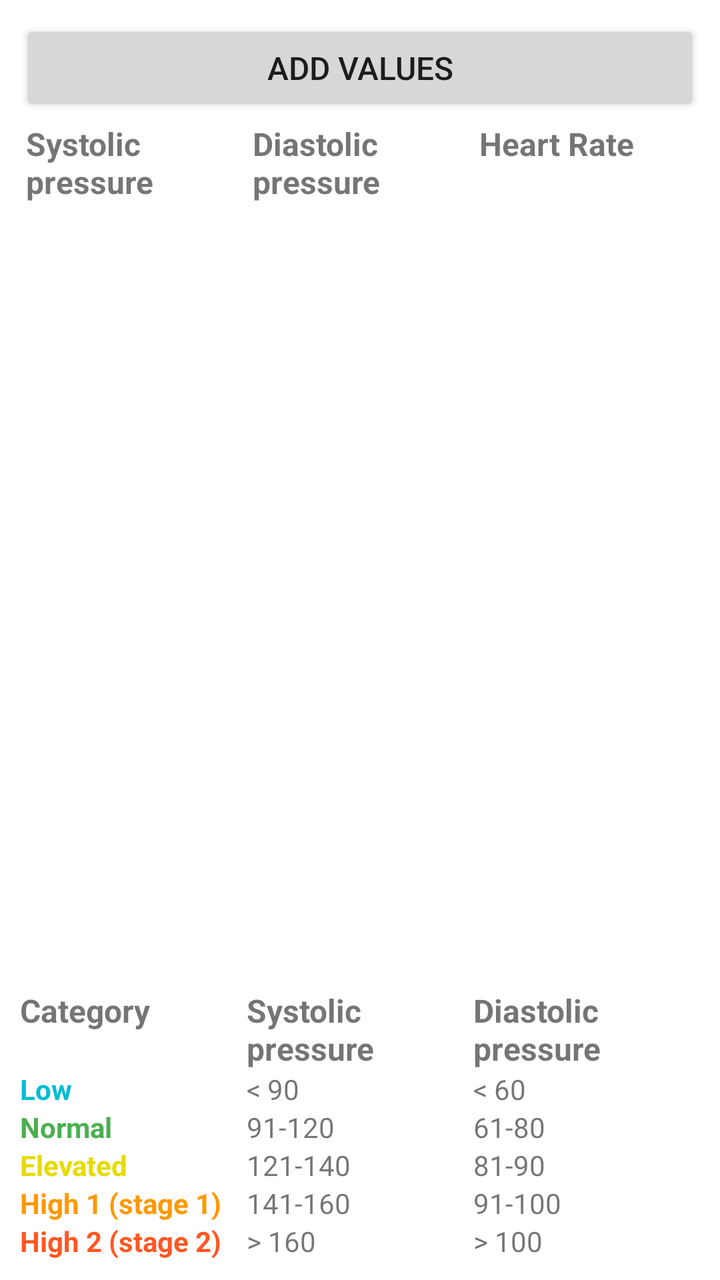
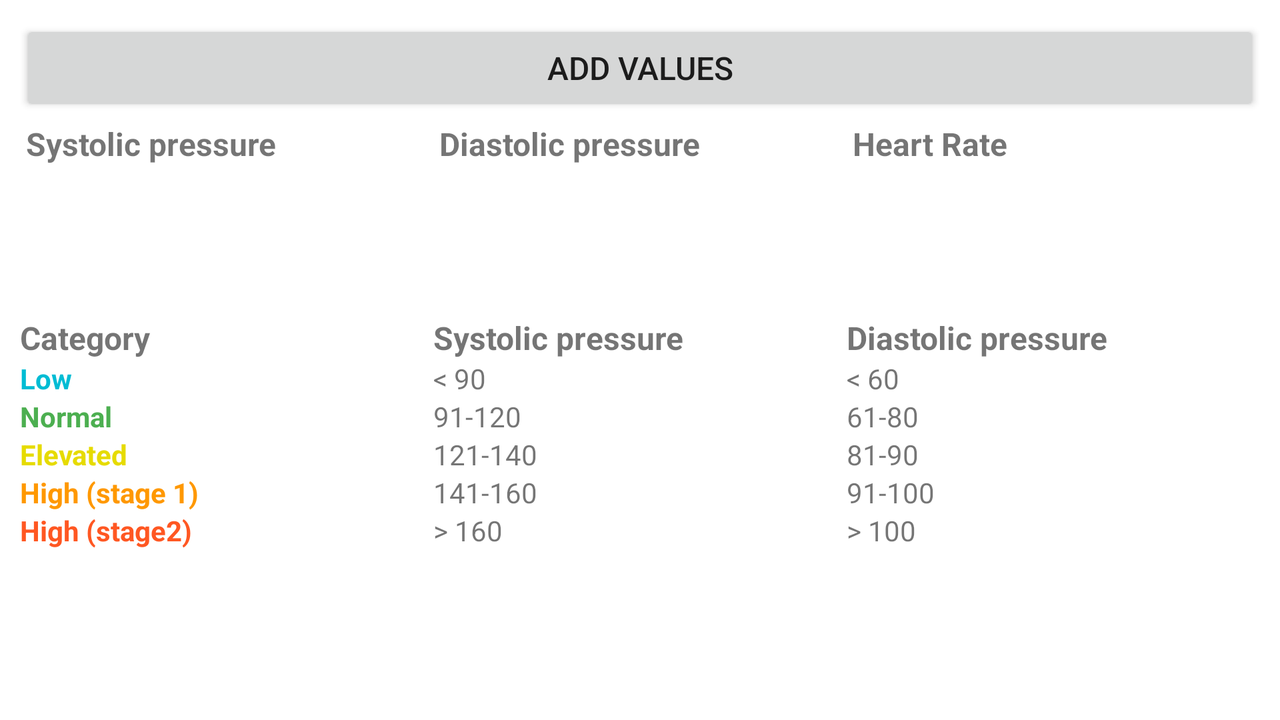

One screen, two layout resources from the same app: the default and the author's alternative for another configuration. Each is rendered where Android would select it; the XML of both is given below.
<!-- AndroidManifest.xml: application theme Theme.BottomNavigationBar -->
<!-- res/layout/fragment_add.xml -->
<?xml version="1.0" encoding="utf-8"?>
<FrameLayout xmlns:android="http://schemas.android.com/apk/res/android"
    xmlns:tools="http://schemas.android.com/tools"
    android:layout_width="match_parent"
    android:layout_height="match_parent"
    tools:context=".AddFragment">

    <LinearLayout
        xmlns:app="http://schemas.android.com/apk/res-auto"
        xmlns:tools="http://schemas.android.com/tools"
        android:layout_width="match_parent"
        android:layout_height="match_parent"
        android:orientation="vertical"
        android:paddingLeft="10dp"
        android:paddingTop="10dp"
        android:paddingEnd="10dp"
        android:paddingRight="10dp"
        android:paddingBottom="10dp"
        tools:context=".AddActivity">

        <Button
            android:id="@+id/qr_button"
            android:layout_width="match_parent"
            android:layout_height="wrap_content"
            android:gravity="center"
            android:text="Add values"
            android:textSize="16sp" />

        <LinearLayout
            android:layout_width="fill_parent"
            android:layout_height="wrap_content"
            android:orientation="horizontal"
            android:weightSum="3">

            <TextView
                android:id="@+id/systolic_pressure"
                android:text="Systolic pressure"
                style="@style/style_tv_add"/>

            <TextView
                android:id="@+id/diastolic_pressure"
                android:text="Diastolic pressure"
                style="@style/style_tv_add" />

            <TextView
                android:id="@+id/rate"
                android:text="Heart Rate"
                style="@style/style_tv_add"/>

        </LinearLayout>

        <LinearLayout
            android:layout_width="match_parent"
            android:layout_height="wrap_content"
            android:layout_weight="0"
            android:orientation="horizontal"
            android:weightSum="3">

            <TextView
                android:id="@+id/systolic_value"
                style="@style/new_values"/>

            <TextView
                android:id="@+id/diastolic_value"
                style="@style/new_values"/>

            <TextView
                android:id="@+id/rate_value"
                style="@style/new_values"/>

        </LinearLayout>


        <TextView
            android:id="@+id/result"
            android:layout_width="match_parent"
            android:layout_height="wrap_content"
            android:layout_weight="1"
            android:paddingTop="15dp"
            android:textAlignment="center"
            android:textSize="24sp" />

        <LinearLayout
            android:layout_width="match_parent"
            android:layout_height="wrap_content"
            android:orientation="horizontal">

            <TextView
                android:id="@+id/category"
                android:layout_width="0dp"
                android:layout_height="wrap_content"
                android:layout_weight="1"
                android:text="Category"
                android:textSize="16sp"
                android:textStyle="bold" />

            <TextView
                android:id="@+id/systolic"
                android:layout_width="0dp"
                android:layout_height="wrap_content"
                android:layout_weight="1"
                android:text="Systolic pressure"
                android:textSize="16sp"
                android:textStyle="bold" />

            <TextView
                android:id="@+id/diastolic"
                android:layout_width="0dp"
                android:layout_height="wrap_content"
                android:layout_weight="1"
                android:text="Diastolic pressure"
                android:textSize="16sp"
                android:textStyle="bold" />
        </LinearLayout>

        <LinearLayout
            android:layout_width="match_parent"
            android:layout_height="wrap_content"
            android:layout_weight="0"
            android:orientation="horizontal">

            <TextView
                android:id="@+id/cat1"
                android:layout_width="0dp"
                android:layout_height="wrap_content"
                android:layout_weight="1"
                android:text="Low"
                android:textColor="#00BCD4"
                android:textStyle="bold" />

            <TextView
                android:id="@+id/sys1"
                android:layout_width="0dp"
                android:layout_height="wrap_content"
                android:layout_weight="1"
                android:text="&lt; 90" />

            <TextView
                android:id="@+id/dia1"
                android:layout_width="0dp"
                android:layout_height="wrap_content"
                android:layout_weight="1"
                android:text="&lt; 60" />
        </LinearLayout>

        <LinearLayout
            android:layout_width="match_parent"
            android:layout_height="wrap_content"
            android:layout_weight="0"
            android:orientation="horizontal">

            <TextView
                android:id="@+id/cat2"
                android:layout_width="0dp"
                android:layout_height="wrap_content"
                android:layout_weight="1"
                android:text="Normal"
                android:textColor="#4CAF50"
                android:textStyle="bold" />

            <TextView
                android:id="@+id/sys2"
                android:layout_width="0dp"
                android:layout_height="wrap_content"
                android:layout_weight="1"
                android:text="91-120" />

            <TextView
                android:id="@+id/dia2"
                android:layout_width="0dp"
                android:layout_height="wrap_content"
                android:layout_weight="1"
                android:text="61-80" />
        </LinearLayout>

        <LinearLayout
            android:layout_width="match_parent"
            android:layout_height="wrap_content"
            android:layout_weight="0"
            android:orientation="horizontal">

            <TextView
                android:id="@+id/cat3"
                android:layout_width="0dp"
                android:layout_height="wrap_content"
                android:layout_weight="1"
                android:text="Elevated"
                android:textColor="#E6DB00"
                android:textStyle="bold" />

            <TextView
                android:id="@+id/sys3"
                android:layout_width="0dp"
                android:layout_height="wrap_content"
                android:layout_weight="1"
                android:text="121-140" />

            <TextView
                android:id="@+id/dia3"
                android:layout_width="0dp"
                android:layout_height="wrap_content"
                android:layout_weight="1"
                android:text="81-90" />
        </LinearLayout>

        <LinearLayout
            android:layout_width="match_parent"
            android:layout_height="wrap_content"
            android:layout_weight="0"
            android:orientation="horizontal">

            <TextView
                android:id="@+id/cat4"
                android:layout_width="0dp"
                android:layout_height="match_parent"
                android:layout_weight="1"
                android:text="High 1 (stage 1)"
                android:textColor="#FF9800"
                android:textStyle="bold" />

            <TextView
                android:id="@+id/sys4"
                android:layout_width="0dp"
                android:layout_height="wrap_content"
                android:layout_weight="1"
                android:text="141-160" />

            <TextView
                android:id="@+id/dia4"
                android:layout_width="0dp"
                android:layout_height="wrap_content"
                android:layout_weight="1"
                android:text="91-100" />
        </LinearLayout>

        <LinearLayout
            android:layout_width="match_parent"
            android:layout_height="wrap_content"
            android:layout_weight="0"
            android:orientation="horizontal">

            <TextView
                android:id="@+id/cat5"
                android:layout_width="0dp"
                android:layout_height="wrap_content"
                android:layout_weight="1"
                android:text="High 2 (stage 2)"
                android:textColor="#FF5722"
                android:textStyle="bold" />

            <TextView
                android:id="@+id/sys5"
                android:layout_width="0dp"
                android:layout_height="wrap_content"
                android:layout_weight="1"
                android:text="&gt; 160" />

            <TextView
                android:id="@+id/dia5"
                android:layout_width="0dp"
                android:layout_height="wrap_content"
                android:layout_weight="1"
                android:text="&gt; 100" />
        </LinearLayout>
    </LinearLayout>
</FrameLayout>
<!-- resources referenced by this layout -->
<resources>
  <style name="new_values">
          <item name="android:layout_width">0dp</item>
          <item name="android:layout_height">wrap_content</item>
          <item name="android:layout_weight">1</item>
          <item name="android:layout_margin">3dp</item>
  
      </style>
  <style name="style_tv_add">
          <item name="android:layout_width">0dp</item>
          <item name="android:layout_height">wrap_content</item>
          <item name="android:layout_weight">1</item>
          <item name="android:textSize">16sp</item>
          <item name="android:textStyle">bold</item>
          <item name="android:layout_margin">3dp</item>
      </style>
  <style name="Theme.BottomNavigationBar" parent="Theme.MaterialComponents.DayNight.DarkActionBar">
          
          <item name="colorPrimary">@color/blue_1</item>
          <item name="colorPrimaryVariant">@color/blue_2</item>
          <item name="colorOnPrimary">@color/background_color</item>
          
          <item name="colorSecondary">@color/red_1</item>
          <item name="colorSecondaryVariant">@color/teal_700</item>
          <item name="colorOnSecondary">@color/black</item>
          
          <item name="android:statusBarColor" tools:targetApi="l">?attr/colorPrimary</item>
          
          
      </style>
  <color name="blue_1">#0a2d60</color>
  <color name="blue_2">#6cbcdc</color>
  <color name="background_color">#ecf4f4</color>
  <color name="red_1">#ef8484</color>
  <color name="teal_700">#FF018786</color>
  <color name="black">#FF000000</color>
</resources>
<!-- res/layout-land/fragment_add.xml (the author's variant of the layout above) -->
<!-- drawn on the phone turned sideways -->
<?xml version="1.0" encoding="utf-8"?>
<FrameLayout xmlns:android="http://schemas.android.com/apk/res/android"
    xmlns:tools="http://schemas.android.com/tools"
    android:layout_width="match_parent"
    android:layout_height="match_parent"
    tools:context=".AddFragment">

    <ScrollView
        android:layout_width="match_parent"
        android:layout_height="match_parent">

        <LinearLayout
            xmlns:app="http://schemas.android.com/apk/res-auto"
            xmlns:tools="http://schemas.android.com/tools"
            android:layout_width="match_parent"
            android:layout_height="match_parent"
            android:orientation="vertical"
            android:paddingLeft="10dp"
            android:paddingTop="10dp"
            android:paddingEnd="10dp"
            android:paddingRight="10dp"
            android:paddingBottom="10dp"
            tools:context=".AddActivity">
            <Button
                android:id="@+id/qr_button"
                android:layout_width="match_parent"
                android:layout_height="wrap_content"
                android:gravity="center"
                android:text="Add values"
                android:textSize="16sp" />

            <LinearLayout
                android:layout_width="fill_parent"
                android:layout_height="wrap_content"
                android:orientation="horizontal"
                android:weightSum="3">

                <TextView
                    android:id="@+id/systolic_pressure"
                    android:text="Systolic pressure"
                    style="@style/style_tv_add"/>

                <TextView
                    android:id="@+id/diastolic_pressure"
                    android:text="Diastolic pressure"
                    style="@style/style_tv_add" />

                <TextView
                    android:id="@+id/rate"
                    android:text="Heart Rate"
                    style="@style/style_tv_add"/>

            </LinearLayout>

            <LinearLayout
                android:layout_width="match_parent"
                android:layout_height="wrap_content"
                android:layout_weight="0"
                android:orientation="horizontal"
                android:weightSum="3">

                <TextView
                    android:id="@+id/systolic_value"
                    style="@style/new_values"/>

                <TextView
                    android:id="@+id/diastolic_value"
                    style="@style/new_values"/>

                <TextView
                    android:id="@+id/rate_value"
                    style="@style/new_values"/>

            </LinearLayout>


            <TextView
                android:id="@+id/result"
                android:layout_width="match_parent"
                android:layout_height="wrap_content"
                android:layout_weight="1"
                android:paddingTop="15dp"
                android:textAlignment="center"
                android:textSize="24sp" />

            <LinearLayout
                android:layout_width="match_parent"
                android:layout_height="wrap_content"
                android:orientation="horizontal">

                <TextView
                    android:id="@+id/category"
                    android:layout_width="0dp"
                    android:layout_height="wrap_content"
                    android:layout_weight="1"
                    android:text="Category"
                    android:textSize="16sp"
                    android:textStyle="bold" />

                <TextView
                    android:id="@+id/systolic"
                    android:layout_width="0dp"
                    android:layout_height="wrap_content"
                    android:layout_weight="1"
                    android:text="Systolic pressure"
                    android:textSize="16sp"
                    android:textStyle="bold" />

                <TextView
                    android:id="@+id/diastolic"
                    android:layout_width="0dp"
                    android:layout_height="wrap_content"
                    android:layout_weight="1"
                    android:text="Diastolic pressure"
                    android:textSize="16sp"
                    android:textStyle="bold" />
            </LinearLayout>

            <LinearLayout
                android:layout_width="match_parent"
                android:layout_height="wrap_content"
                android:layout_weight="0"
                android:orientation="horizontal">

                <TextView
                    android:id="@+id/cat1"
                    android:layout_width="0dp"
                    android:layout_height="wrap_content"
                    android:layout_weight="1"
                    android:text="Low"
                    android:textColor="#00BCD4"
                    android:textStyle="bold" />

                <TextView
                    android:id="@+id/sys1"
                    android:layout_width="0dp"
                    android:layout_height="wrap_content"
                    android:layout_weight="1"
                    android:text="&lt; 90" />

                <TextView
                    android:id="@+id/dia1"
                    android:layout_width="0dp"
                    android:layout_height="wrap_content"
                    android:layout_weight="1"
                    android:text="&lt; 60" />
            </LinearLayout>

            <LinearLayout
                android:layout_width="match_parent"
                android:layout_height="wrap_content"
                android:layout_weight="0"
                android:orientation="horizontal">

                <TextView
                    android:id="@+id/cat2"
                    android:layout_width="0dp"
                    android:layout_height="wrap_content"
                    android:layout_weight="1"
                    android:text="Normal"
                    android:textColor="#4CAF50"
                    android:textStyle="bold" />

                <TextView
                    android:id="@+id/sys2"
                    android:layout_width="0dp"
                    android:layout_height="wrap_content"
                    android:layout_weight="1"
                    android:text="91-120" />

                <TextView
                    android:id="@+id/dia2"
                    android:layout_width="0dp"
                    android:layout_height="wrap_content"
                    android:layout_weight="1"
                    android:text="61-80" />
            </LinearLayout>

            <LinearLayout
                android:layout_width="match_parent"
                android:layout_height="wrap_content"
                android:layout_weight="0"
                android:orientation="horizontal">

                <TextView
                    android:id="@+id/cat3"
                    android:layout_width="0dp"
                    android:layout_height="wrap_content"
                    android:layout_weight="1"
                    android:text="Elevated"
                    android:textColor="#E6DB00"
                    android:textStyle="bold" />

                <TextView
                    android:id="@+id/sys3"
                    android:layout_width="0dp"
                    android:layout_height="wrap_content"
                    android:layout_weight="1"
                    android:text="121-140" />

                <TextView
                    android:id="@+id/dia3"
                    android:layout_width="0dp"
                    android:layout_height="wrap_content"
                    android:layout_weight="1"
                    android:text="81-90" />
            </LinearLayout>

            <LinearLayout
                android:layout_width="match_parent"
                android:layout_height="wrap_content"
                android:layout_weight="0"
                android:orientation="horizontal">

                <TextView
                    android:id="@+id/cat4"
                    android:layout_width="0dp"
                    android:layout_height="match_parent"
                    android:layout_weight="1"
                    android:text="High (stage 1)"
                    android:textColor="#FF9800"
                    android:textStyle="bold" />

                <TextView
                    android:id="@+id/sys4"
                    android:layout_width="0dp"
                    android:layout_height="wrap_content"
                    android:layout_weight="1"
                    android:text="141-160" />

                <TextView
                    android:id="@+id/dia4"
                    android:layout_width="0dp"
                    android:layout_height="wrap_content"
                    android:layout_weight="1"
                    android:text="91-100" />
            </LinearLayout>

            <LinearLayout
                android:layout_width="match_parent"
                android:layout_height="wrap_content"
                android:layout_weight="0"
                android:orientation="horizontal">

                <TextView
                    android:id="@+id/cat5"
                    android:layout_width="0dp"
                    android:layout_height="wrap_content"
                    android:layout_weight="1"
                    android:text="High (stage2)"
                    android:textColor="#FF5722"
                    android:textStyle="bold" />

                <TextView
                    android:id="@+id/sys5"
                    android:layout_width="0dp"
                    android:layout_height="wrap_content"
                    android:layout_weight="1"
                    android:text="&gt; 160" />

                <TextView
                    android:id="@+id/dia5"
                    android:layout_width="0dp"
                    android:layout_height="wrap_content"
                    android:layout_weight="1"
                    android:text="&gt; 100" />
            </LinearLayout>
        </LinearLayout>

    </ScrollView>



</FrameLayout>
